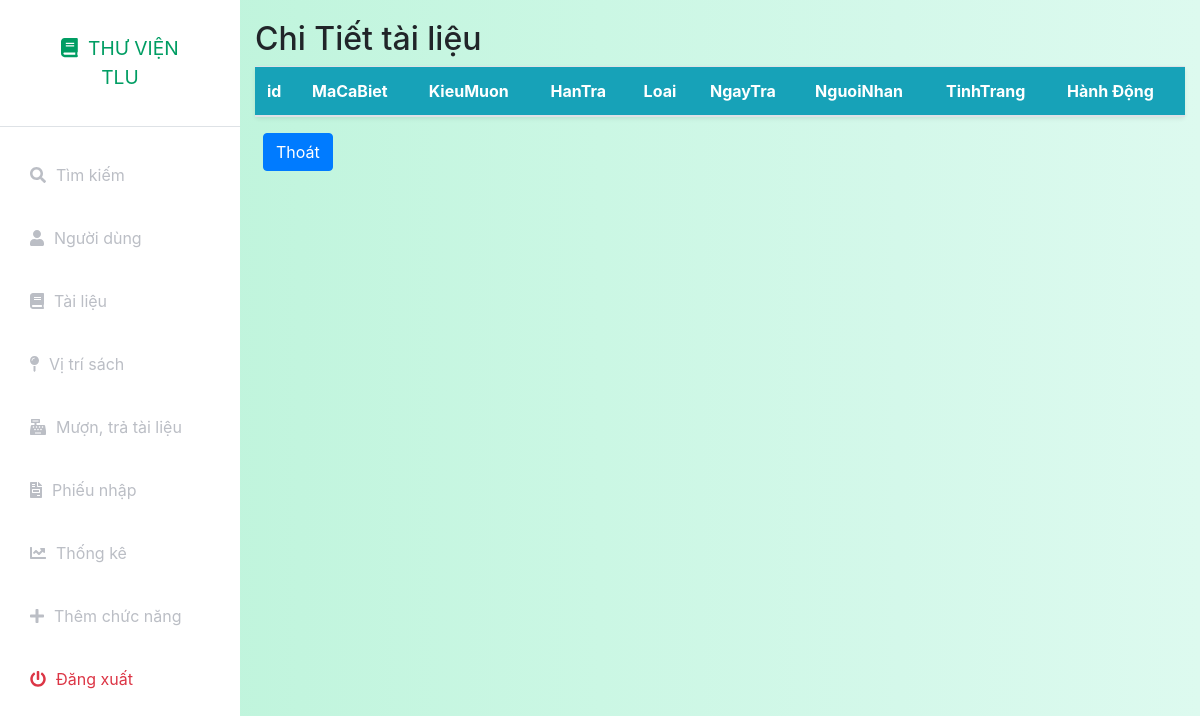
/index.php?controller=rent&action=rentinfo&ID_MuonTra=18 (signed in), run on an earlier commit of the app's database.
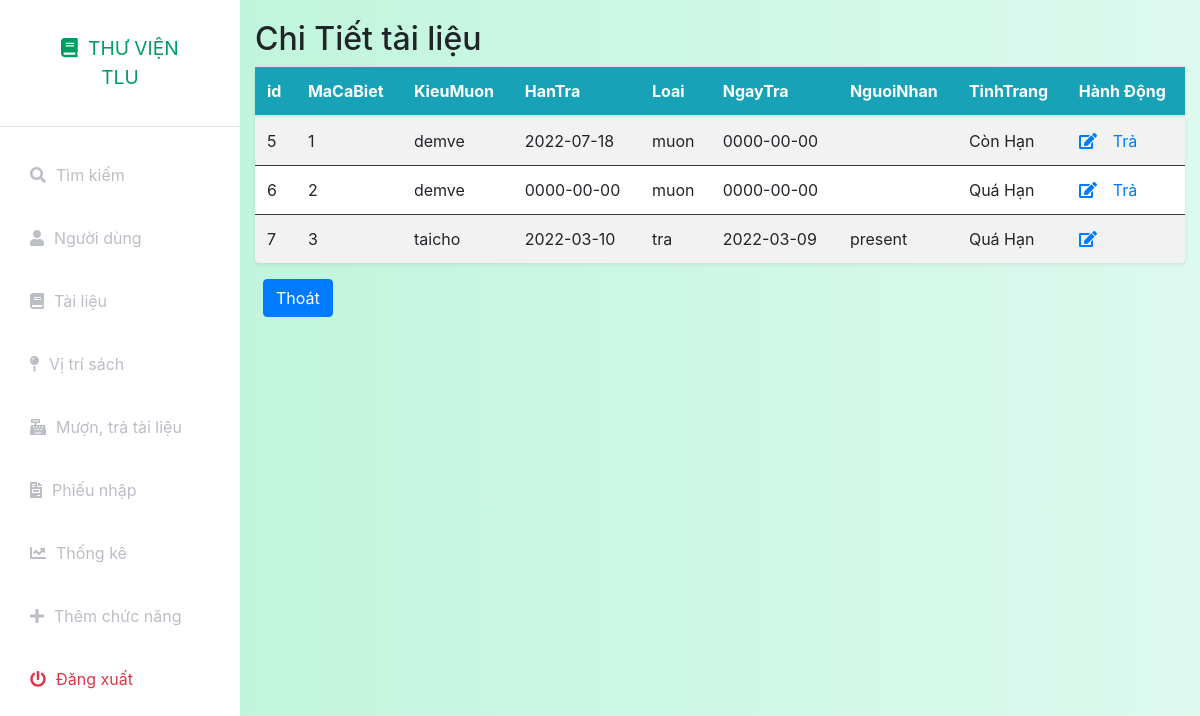
And on a later commit of the database.
### tables this page shows
CREATE TABLE `chitietmt` (
  `id` int(11) NOT NULL,
  `ID_MuonTra` int(11) NOT NULL,
  `MaCaBiet` int(11) NOT NULL,
  `KieuMuon` varchar(10) NOT NULL,
  `HanTra` date NOT NULL,
  `Loai` varchar(11) NOT NULL,
  `NgayTra` date NOT NULL,
  `NguoiNhan` text NOT NULL
);

### index.php (called while the page is built, shortened)
<?php
include_once('models/Auth.php');
$action = isset($_GET['action']) ? $_GET['action'] : 'index';
$object = new $classController();
$object->$action();
?>

### config.php (called while the page is built, shortened)
<?php
function getalldata($query)
{
    global $connect;
    $result=mysqli_query($connect,$query);
    if(mysqli_num_rows($result)>0)
        return mysqli_fetch_all($result,MYSQLI_ASSOC);
    else
        return false;
}
function getonedata($query)
{
    global $connect;
    $result=mysqli_query($connect,$query);
    if($result&&mysqli_num_rows($result)==1)
        return mysqli_fetch_assoc($result);
    else
        return false;
}
?>

### models/User.php (called while the page is built, shortened)
<?php
include_once('./config.php');
class User
{
    public static function show($idoruser)
    {
        $query = "select * from nguoidung where id = '$idoruser' or Username = '$idoruser'";
        $data = getonedata($query);
        return $data;
    }
}

### models/Auth.php (called while the page is built, shortened)
<?php
include_once('./config.php');
include_once('User.php');
class Auth
{
    private static $ChucDanh = null;
    public static function isAdmin()
    {
        if(self::isLogin())
        {
            if (self::$ChucDanh == 'admin')
                return true;
            else
                return false;
        }
        else
        {
            return false;
        }
    }
    public static function isLogin()
    {
        if (isset($_SESSION['token']) && isset($_SESSION['Username'])) {
            $data = User::show($_SESSION['Username']);
            if($data)
            {
                if($data['token'] == $_SESSION['token'])
                {
                    self::$ChucDanh = $data['ChucDanh'];
                    return true;
                }
            }
            else
            {
                return false;
            }
        } else
            return false;
    }
}

### models/RentDetail.php (called while the page is built, shortened)
<?php
include_once('./config.php');
class RentDetail
{
    public static function find($ID_MuonTra)
    {
        $query = "select * from chitietmt where ID_MuonTra = $ID_MuonTra";
        $data = getalldata($query);
        return $data;
    }
}

### views/rent/rentinfo.php (the view)
<?php include_once('././assets/layouts/header.php'); ?>
<?php include_once('././assets/layouts/siderbar.php'); ?>
<div class="container-fluid" style="padding-top:20px">
    <h2>Chi Tiết tài liệu</h2>
    <table class="table table-striped bg-white rounded shadow-sm  table-hover">
        <thead class="bg-info text-white">
            <tr class="border-dark">
                <th>id</th>
                <th>MaCaBiet</th>
                <th>KieuMuon</th>
                <th>HanTra</th>
                <th>Loai</th>
                <th>NgayTra</th>
                <th>NguoiNhan</th>
                <th>TinhTrang</th>
                <th>Hành Động</th>
            </tr>
        </thead>
        <tbody>
            <?php
            if (isset($data) && is_array($data)) {
                foreach ($data as $rent) {
                    echo "<tr>";
                    echo "<td class=\"border-dark\" scope=\"row\">" . $rent['id'] . "</td>";
                    echo "<td class=\"border-dark\">" . $rent['MaCaBiet'] . "</td>";
                    echo "<td class=\"border-dark\">" . $rent['KieuMuon'] . "</td>";
                    echo "<td class=\"border-dark\">" . $rent['HanTra'] . "</td>";
                    echo "<td class=\"border-dark\">" . $rent['Loai'] . "</td>";
                    echo "<td class=\"border-dark\">" . $rent['NgayTra'] . "</td>";
                    echo "<td class=\"border-dark\">" . $rent['NguoiNhan'] . "</td>";
                    echo "<td class=\"border-dark\">" .(date("Y-m-d") < date("Y-m-d",strtotime($rent['HanTra']))?"Còn Hạn":"Quá Hạn"). "</td>";
                    echo '<td class="border-dark">';
                    echo '<a href="index.php?controller=rent&action=edit&id=' . $rent['id'] .'&ID_MuonTra='.$_GET['ID_MuonTra']. '"><i class="fas fa-edit"></i></a>';
                    echo $rent['Loai']=="muon"?'<a class="ml-3" href="index.php?controller=rent&action=return&id=' . $rent['id'].'&ID_MuonTra='.$_GET['ID_MuonTra'] . '">Trả</a>':"";
                    echo "</tr>";
                }
            }
            ?>
    </table>
    <a name="" id="" class="btn btn-primary ml-2" href="index.php?controller=rent" role="button">Thoát</a>
</div>
<?php include_once('././assets/layouts/footer.php'); ?>

What changed in the data, as far as the page shows it:
added chitietmt: id "5", MaCaBiet "1", KieuMuon "demve", HanTra "2022-07-18", Loai "muon", NgayTra "0000-00-00", shows "Còn Hạn"
added chitietmt: id "6", MaCaBiet "2", KieuMuon "demve", HanTra "0000-00-00", Loai "muon", NgayTra "0000-00-00", shows "Quá Hạn"
added chitietmt: id "7", MaCaBiet "3", KieuMuon "taicho", HanTra "2022-03-10", Loai "tra", NgayTra "2022-03-09", NguoiNhan "present", shows "Quá Hạn"
